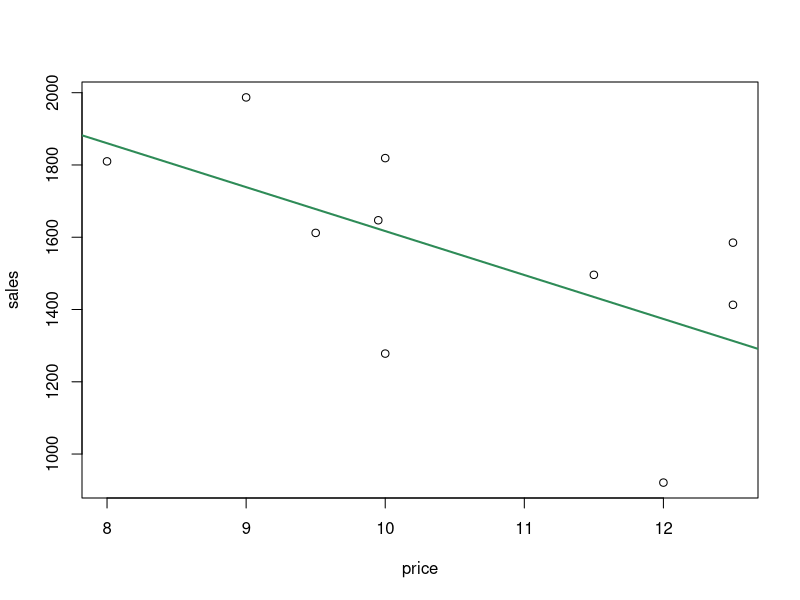
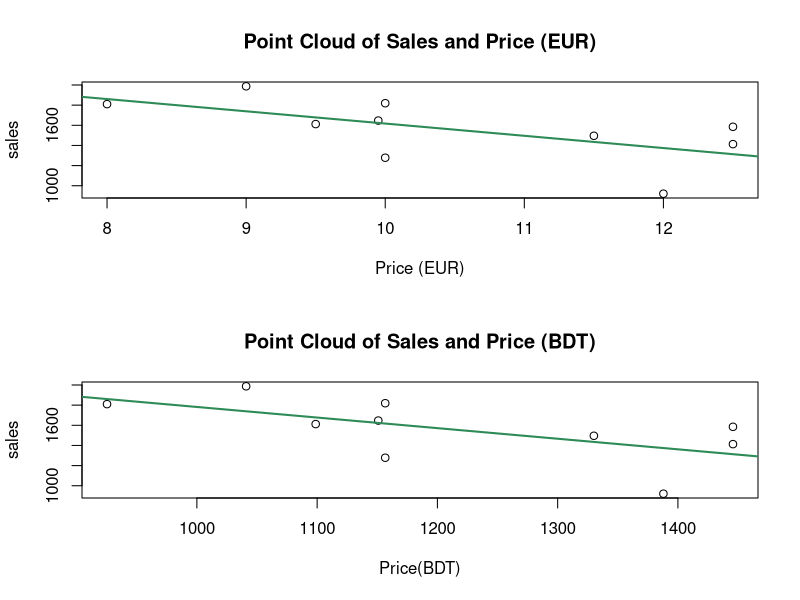

Recreate these plots in R, in order. (Note: this script raises an error after producing the figures.)
#################################################################################################
#   Regression (Exercise-02)                                                                    #
#   Date: 13th May 2023                                                                         #
#################################################################################################


# Preparations
rm(list = ls(all.names = TRUE))


# Exercise 1

sales <- c(1585, 1819, 1647, 1496, 921, 1278, 1810, 1987, 1612, 1413)
price <- c(12.50, 10.00, 9.95, 11.50, 12.00, 10.00, 8.00, 9.00, 9.50, 12.50)

# making data frame
df <- data.frame(price, sales)

# print summary
str(df)

# Solution (a):
plot(df)

# Relation between sales and price: The cheaper the price the sales increase. So, the correlation
# coefficient would be negative in sign.

# Solution (b):
lr_model <- lm(df$sales ~ df$price)

summary(lr_model)$coefficient

# b0_hat (intercept) = 2832.8734
# b1_hat (slope) =  -121.5887

abline(lr_model, col='seagreen', lwd = 2)


# Solution (c):
r_xy <- cor(df$sales, df$price); r_xy # -0.6172626

b1_hat <- -121.5887

sx <- sd(df$price); sx
sy <- sd(df$sales); sy

new_data <- b1_hat * (sx / sy); new_data # -0.6172626

# Solution (d):

b0_hat = 2832.8734 

sales_13 <- b0_hat + (b1_hat * 13); sales_13


# Solution (e):

# I used Bangladeshi Taka
# Where 1 EUR = 115.662 BDT
price_bdt <- c(12.50, 10.00, 9.95, 11.50, 12.00, 10.00, 8.00, 9.00, 9.50, 12.50) * 115.662
price_bdt

# change layout for drawing multiple plot
par(mfrow = c(2, 1))

# draw original figure
plot(df, main = 'Point Cloud of Sales and Price (EUR)', xlab = 'Price (EUR)')
abline(lr_model, col='seagreen', lwd = 2)


# draw with converted price
df_bdt <- data.frame(price_bdt, sales)
plot(df_bdt, main = 'Point Cloud of Sales and Price (BDT)', xlab = 'Price(BDT)')

# model with converted data
lr_model_bdt <- lm(df_bdt$sales ~ df_bdt$price_bdt)
abline(lr_model_bdt, col='seagreen', lwd = 2)

rxy_bdt <- cor(df_bdt$sales, df_bdt$price_bdt); rxy_bdt     # -0.6172626
r2_bdt <- summary(lr_model_bdt)$r.squared; r2_bdt           # 0.3810132

r2_original <- summary(lr_model)$r.squared; r2_original     # 0.3810132 

#################################################################################################

# Exercise 2

# reset the plotting window again
par(mfrow = c(1, 1))

# Solution (a):

simple.lm <- function(x, y){
  # mean of x
  mx <- mean(x)
  
  #mean of y
  my <- mean(y)
  
  # variance of x, and y
  sx2 <- var(x)
  sy2 <- var(y)
  
  # Co-variance calculation
  sxy <- cov(x, y)
  
  # regression coefficient calculation
  b1_hat  <- sxy / sx2
  b0_hat <- my - (mx * b1_hat)
  
  return ( list(b0_hat = b0_hat, b1_hat = b1_hat))
}

# Solution (b):

# read the file
rent <- read.csv('Dataset/MunichRent2003.csv')

# view data frame
View(rent)

# attached columns
attach(rent)

# get the regression coefficient 
reg_coeff <- simple.lm(x = living.space, y = netrent)

# print the value of the coefficient
str(reg_coeff)

# plot the point cloud
plot(netrent ~ living.space)

# draw the regression line
abline(reg_coeff$b0_hat, reg_coeff$b1_hat, col = 'seagreen', lwd=3)


# Solution (c):

R2 <- function(x, y, b0, b1){
  y_hat <- b0 + (b1 * x)
  
  sy_hat2 <- var(y_hat)
  
  sy2 <- var(y)
  
  #return(y_hat)
  return(sy_hat2 / sy2)
}

# Solution (d):

# my function output
calculated_r2 <- R2(living.space, netrent, reg_coeff$b0_hat, reg_coeff$b1_hat); calculated_r2

# linear modeling
ll_reg <- lm(netrent ~ living.space)
summary(ll_reg)$r.squared



#################################################################################################

# Exercise 3

# Solution (a):

# value of c vector

# initialize c
C <- c(2, 3, 1, 5, 7)

# initialize X
X <- seq(-5, 5, by=0.1); X

# the poly_eval function calculate all the respective value of each X value
poly_eval <- function(X, C){
  
  # init Y with empty vector
  Y <- c()
  
  # iterate over all X
  for (x in X){
    
    # set y, and i=0
    y <- 0
    i <- 0
    
    # iterate for all value of C
    for (c in C) {
      
      # calculate the polynomial term
      y <- y + (c * (x ^ i))
      
      i <- i  + 1
    }
    
    Y <- append(Y, y)
  }
  
  
  return(Y)
}

Y <- poly_eval(X, C)


# Solution (b):

ll <- as.integer(readline('Enter lower limit: '))
up <- as.integer(readline('Enter upper limit: '))

X = seq(ll, up, by=0.1)

Y <- poly_eval(X, C); Y

# Solution (c):
plot(X, Y)

plot_fun <- function(X, Y){
  color <- readline('Enter color: ')
  line_style <- as.integer(readline('Enter line style: '))
  titles <- readline('Enter title of the graph: ')
  
  plot(X, Y, col = color, main = titles, lty = line_style)
  
}


# lty = 0: Blank line
# lty = 1: Solid line (default)
# lty = 2: Dashed line
# lty = 3: Dotted line
# lty = 4: Dot-dashed line
# lty = 5: Long-dashed line
# lty = 6: Two alternating dashes and dots

plot_fun(X, Y)








#################################################################################################

# Exercise 4

# set sample size
n <- 100

# init X
X_calculation <- function(n){
  return(rnorm(n, mean = 0, sd = 1))
}

X <- X_calculation(n); X

# init error term
sigma2 <- 0.49

error_calculation <- function(n, sigma2){
  return(rnorm(n, mean = 0, sd = sqrt(sigma2)))
}

e <- error_calculation(n, sigma2); e

# chose b0 and b1
b0 <- 10
b1 <- 0.8

# calculate value of Y
Y_calculation <- function(b0, b1, X, e){
  return(b0 + (b1 * X) + e)
}

# Solution (a):

reg_func <- function(X, b0, b1, e){
  
  Y <- Y_calculation(b0, b1, X, e)
  
  # draw X, Y in point cloud
  plot(Y ~ X, main='Point cloud of X and Y')
  
  # linear regression model
  ll_model <- lm(Y ~ X)
  
  
  coef <- ll_model$coefficients
  print(coef)
  
  abline(ll_model, col='seagreen', lwd = 3)
  abline(b0, b1, col='darkorange2', lwd=3)
  
  legend("topleft", legend = c("Estimated", "True"), col = c("seagreen", "darkorange2"), 
         lty = 1, lwd=2)
}

reg_func(X, b0, b1, e)


# Solution (b):

tuning_n_and_sigma <- function(n, sigma2, b0, b1){
  X <- X_calculation(n)
  e <- error_calculation(n, sigma2)
  
  reg_func(X, b0, b1, e)
}

tuning_n_and_sigma(n = 100, sigma2 = 0.49, b0, b1)
tuning_n_and_sigma(n = 50, sigma2 = 0.25, b0, b1)
tuning_n_and_sigma(n = 10, sigma2 = 0.64, b0, b1)
tuning_n_and_sigma(n = 1000, sigma2 = 0.64, b0, b1)


# Solution (c):

tuning_n_and_sigma(n = 50, sigma2 = 0.25, b0, b1)
tuning_n_and_sigma(n = 50, sigma2 = 0.25, b0, b1)

# we can set a set for before calculating X

# init X
X_calculation <- function(n){
  set.seed(123)
  return(rnorm(n, mean = 0, sd = 1))
}

tuning_n_and_sigma(n = 50, sigma2 = 0.25, b0, b1)
tuning_n_and_sigma(n = 50, sigma2 = 0.25, b0, b1)


# update reg_function to save X, and Y

reg_func <- function(X, b0, b1, e){
  # get value of Y
  Y <- Y_calculation(b0, b1, X, e)
  
  # make data frame
  df <- data.frame(X, Y)
  
  write.csv(df, file = "Dataset/new_data.csv", row.names = FALSE)
  
  # draw X, Y in point cloud
  plot(Y ~ X, main='Point cloud of X and Y')
  
  # linear regression model
  ll_model <- lm(Y ~ X)
  
  
  coef <- ll_model$coefficients
  print(coef)
  
  abline(ll_model, col='seagreen', lwd = 3)
  abline(b0, b1, col='darkorange2', lwd=3)
  
  legend("topleft", legend = c("Estimated", "True"), col = c("seagreen", "darkorange2"), 
         lty = 1, lwd=2)
}

tuning_n_and_sigma(n = 50, sigma2 = 0.25, b0, b1)
tuning_n_and_sigma(n = 50, sigma2 = 0.25, b0, b1)
 
